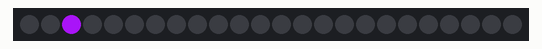
Simulated run of this sketch. Board: Arduino Uno, built with avr-gcc and run on an emulated ATmega328P. Shown: 24 RGB LEDs in strip order, left to right. Random numbers use the default seed unless the sketch sets one.

Above: at 0.15 s.
At 5.1 s:
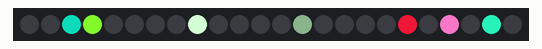
At 10.05 s:
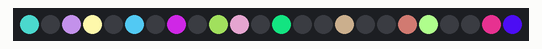
At 19.95 s:
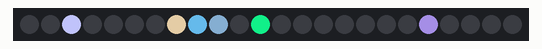
At 29.96 s:
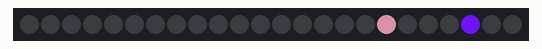
At 39.86 s:
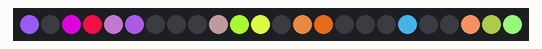

The sketch:

RainbowTwinkle.ino
```cpp
#include <Adafruit_NeoPixel.h>
#define PIN 6
#define NUM_LEDS 24
// Parameter 1 = number of pixels in strip
// Parameter 2 = pin number (most are valid)
// Parameter 3 = pixel type flags, add together as needed:
//   NEO_KHZ800  800 KHz bitstream (most NeoPixel products w/WS2812 LEDs)
//   NEO_KHZ400  400 KHz (classic 'v1' (not v2) FLORA pixels, WS2811 drivers)
//   NEO_GRB     Pixels are wired for GRB bitstream (most NeoPixel products)
//   NEO_RGB     Pixels are wired for RGB bitstream (v1 FLORA pixels, not v2)
Adafruit_NeoPixel strip = Adafruit_NeoPixel(NUM_LEDS, PIN, NEO_GRB + NEO_KHZ800);

void setup() {
  strip.begin();
  strip.show(); // Initialize all pixels to 'off'
}

// *** REPLACE FROM HERE ***
void loop() {
  TwinkleRandom(20, 100, false);
}
uint32_t timeTwinkleRandom = 0;
int countTwinkleRandom = 0;
uint8_t stateTwinkleRandom = 0;
void TwinkleRandom(int Count, int SpeedDelay, boolean OnlyOne) {
  switch(stateTwinkleRandom)
  {
     case 0:
       setAll(0,0,0);
       stateTwinkleRandom = 1;
       break;
     case 1:
       if(millis() -   timeTwinkleRandom > SpeedDelay)
       {
          timeTwinkleRandom = millis();
          countTwinkleRandom ++;
          if(countTwinkleRandom >= Count)
          {
              countTwinkleRandom = 0;
              stateTwinkleRandom = 2;
          }
          setPixel(random(NUM_LEDS),random(0,255),random(0,255),random(0,255));
          showStrip();
           if(OnlyOne)
             setAll(0,0,0);
        }
        break;
     case 2:
       if(millis() -   timeTwinkleRandom > SpeedDelay)
       {
          timeTwinkleRandom = millis();
          stateTwinkleRandom = 0;
       }
       break;
  }
}
// *** REPLACE TO HERE ***

void showStrip() {
 #ifdef ADAFRUIT_NEOPIXEL_H
   // NeoPixel
   strip.show();
 #endif
 #ifndef ADAFRUIT_NEOPIXEL_H
   // FastLED
   FastLED.show();
 #endif
}

void setPixel(int Pixel, byte red, byte green, byte blue) {
 #ifdef ADAFRUIT_NEOPIXEL_H
   // NeoPixel
   strip.setPixelColor(Pixel, strip.Color(red, green, blue));
 #endif
 #ifndef ADAFRUIT_NEOPIXEL_H
   // FastLED
   leds[Pixel].r = red;
   leds[Pixel].g = green;
   leds[Pixel].b = blue;
 #endif
}

void setAll(byte red, byte green, byte blue) {
  for(int i = 0; i < NUM_LEDS; i++ ) {
    setPixel(i, red, green, blue);
  }
  showStrip();
}
```
